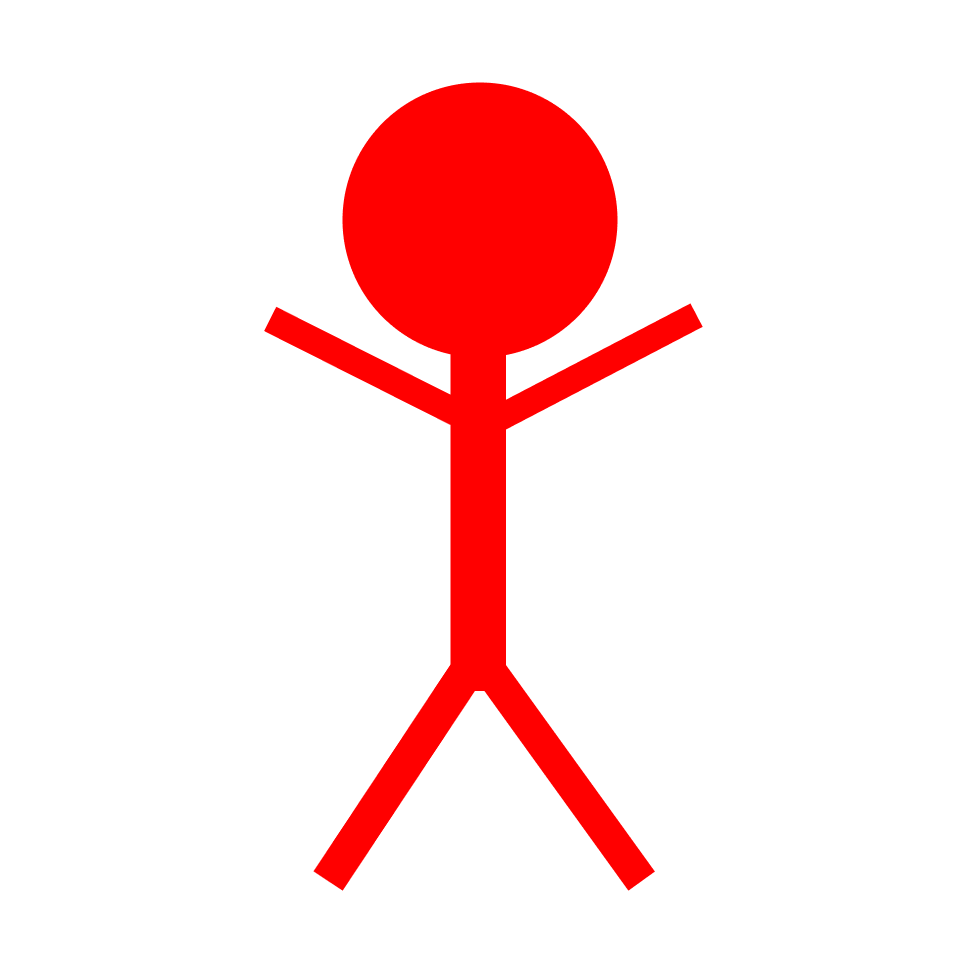
#> input picture Stickman.png, 1920 x 1919 px (shown at 1/2 size)
$ python Gradient_Boosted_Stickman.py
#> lines starting #> are read from the running program, lines starting #| are printed output that depends on the picture
#Logo_test
from imageio import imread
from PIL import Image
import os
import matplotlib.pyplot as plt
import numpy as np
import pandas as pd
import h2o
from h2o.estimators.gbm import H2OGradientBoostingEstimator
from h2o.grid.grid_search import H2OGridSearch

def logo_maker():
    im = Image.open('Stickman.png')
#> im is the input picture: PIL image 1920x1919 P; mean R, G, B, A 29.3, 0, 0, 29.1
    width, height = im.size
#> width = 1920; height = 1919
    if width/height != 250/250:
        if width > height:
            width = height
#> width = 1919
        else:
            height = width
    left = 0
    top = 0
    right = width
#> right = 1919
    bottom = height
#> bottom = 1919

    im1 = im.crop((left, top, right, bottom))
    im1.save("my_image_square.png", "PNG")
    im1 = imread("my_image_square.png")
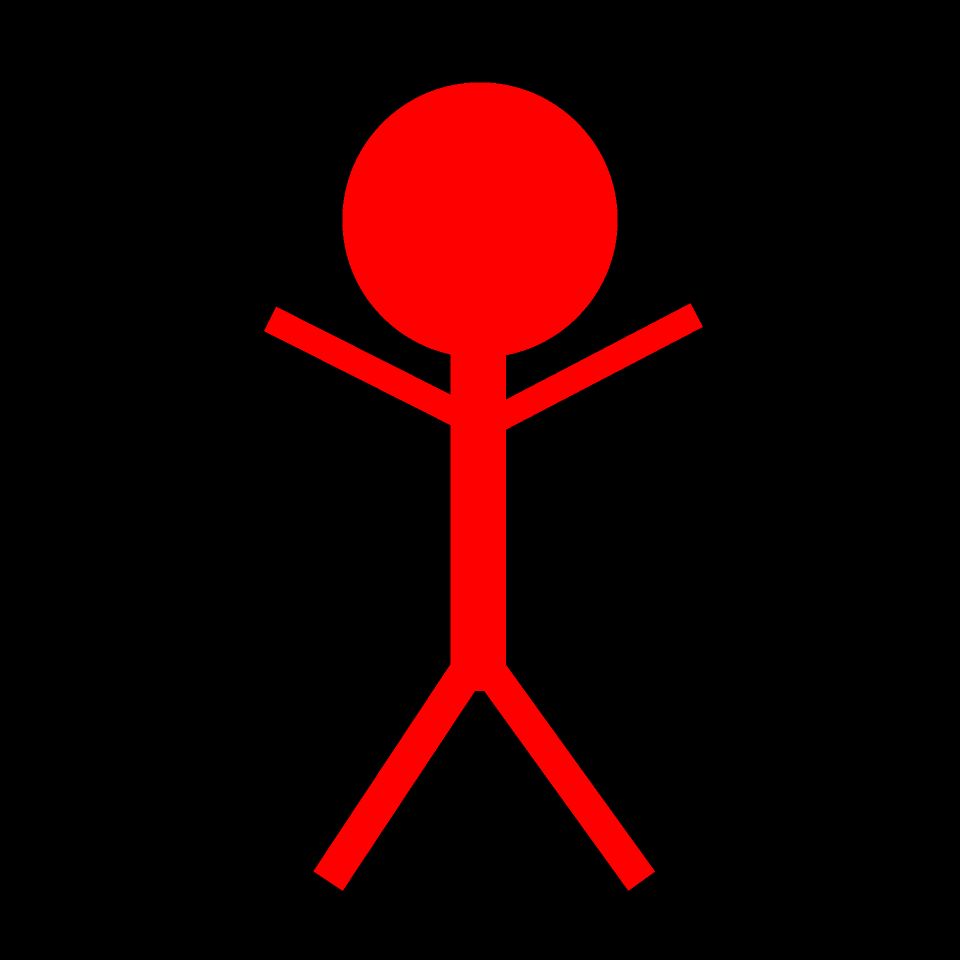
#> im1: shape (1919, 1919, 3) (shown at 1/2 size); mean R, G, B 29.3, 0, 0
    os.remove("my_image_square.png")

    xs_in,xs_out = [],[]
    ys_in,ys_out = [],[]
    xsize = 1
    ysize = 1
    n = 5
    for i in range(int(len(im1[0])/n)):
        for j in range(int(len(im1[0])/n)):
            if im1[int(j*n)][int(i*n)][0] < 255:
                xs_in.append(i*(xsize/len(im1[0]))-(xsize/2))
                ys_in.append(-j*(ysize/len(im1[0]))+(ysize/2))
            else:
                xs_out.append(i*(xsize/len(im1[0]))-(xsize/2))
                ys_out.append(-j*(ysize/len(im1[0]))+(ysize/2))
#> after the loop, xs_in = 129807 items; xs_out = 16882 values from -0.445 to -0.354; ys_in = 129807 items; ys_out = 16882 values, max 0.483 at index 7430, min 0.314 at index 539, mean 0.422

    np.random.seed(1234)

    x_ran = []#np.random.rand(int(len(xs)/20))
    y_ran = []#np.random.rand(int(len(ys)/20))

    x_ran_out = []#np.random.rand(int(len(xs)/20))
    y_ran_out = []

    in_or_out = []
    D = 25
    n = int(len(xs_in)/D)
#> n = 5192
    n2 = int(len(xs_out)/D)
#> n2 = 675

    Train_data = []
    for i in range(n):
        a = np.random.randint(len(xs_in))
        x_ran.append(xs_in[a])
        y_ran.append(ys_in[a])
        in_or_out.append(0)
        Train_data.append([xs_in[a],ys_in[a],0])
#> this loop made 5192 passes
#> a on passes 1 to 3: 92975, 58067, 34086
#> after the loop, Train_data = 5192 items, first 6: [-0.351, 0.334, 0], [-0.418, 0.408, 0], [-0.454, 0.301, 0], [-0.311, 0.424, 0], [-0.412, 0.386, 0], [-0.356, 0.378, 0]; in_or_out = 5192 values from 0 to 0; x_ran = 5192 values, max -0.301 at index 793, min -0.5 at index 113, mean -0.4; y_ran = 5192 values, max 0.5 at index 22, min 0.301 at index 2, mean 0.397
    for j in range(n2):
        b = np.random.randint(len(xs_out))
        x_ran_out.append(xs_out[b])
        y_ran_out.append(ys_out[b])
        in_or_out.append(1)
        Train_data.append([xs_out[b],ys_out[b],1])
#> this loop made 675 passes
#> b on passes 1 to 3: 11536, 4963, 3174
#> after the loop, Train_data = 5867 items, first 6: [-0.351, 0.334, 0], [-0.418, 0.408, 0], [-0.454, 0.301, 0], [-0.311, 0.424, 0], [-0.412, 0.386, 0], [-0.356, 0.378, 0]; in_or_out = 5867 values from 0 to 1; x_ran_out = 675 values, max -0.357 at index 26, min -0.444 at index 10, mean -0.4; y_ran_out = 675 values, max 0.482 at index 494, min 0.317 at index 528, mean 0.424

    fig = plt.figure()
    ax = fig.add_subplot(111)
    ax.set_aspect('equal')

    df = pd.DataFrame(Train_data,columns=['x','y','in_or_out'])
#> df = table of 5867 rows and 3 columns
    return df,x_ran,y_ran,x_ran_out,y_ran_out


def h2o_GBM(filename):
    h2o.init()
    year1 = h2o.import_file(filename)
    year1['in_or_out'] = year1['in_or_out'].asfactor()
    year1_split = year1.split_frame(ratios = [0.8], seed = 1234)

    year1_train = year1_split[0] # using 80% for training
    ##year1_test = year1_split[1]  # using the rest 20% for out-of-bag evaluation

    search_criteria = {'strategy': "RandomDiscrete",
                       'max_models': 5,
                       'seed': 1234}


    hyper_params = {'sample_rate': [0.7, 0.8, 0.9],
                    'col_sample_rate': [0.7, 0.8, 0.9],
                    'max_depth': [3, 5, 7]}


    gbm_rand_grid = H2OGridSearch(H2OGradientBoostingEstimator(
                            model_id = 'gbm_rand_grid',
                            seed = 1066,
                            ntrees = 10000,
                            nfolds = 5,
                            fold_assignment = "Modulo",               # needed for stacked ensembles
                            keep_cross_validation_predictions = True, # needed for stacked ensembles
                            stopping_metric = 'mse',
                            stopping_rounds = 15,
                            score_tree_interval = 1),
                        search_criteria = search_criteria, # full grid search
                        hyper_params = hyper_params)

    gbm_rand_grid.train(x = ['x','y'],
                        y = 'in_or_out',
                        training_frame = year1_train)
    return gbm_rand_grid,year1_train

df,x_ran,y_ran,x_ran_out,y_ran_out = logo_maker()
#> df = table of 5867 rows and 3 columns

df.to_csv('inman.csv',index = False)

gbm_rand_grid,year1_train = h2o_GBM('inman.csv')
#> (the run stopped early here; a loop or call above may not have finished)

$ run again, with Stick_classification.png copied over Stickman.png
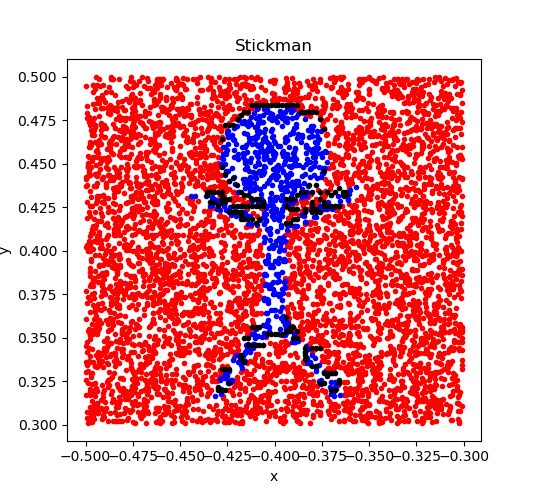
#> input picture Stick_classification.png, 534 x 495 px
#> in logo_maker, im is the input picture: PIL image 534x495 RGBA; mean R, G, B, A 238.9, 165.5, 174.1, 255
#> in logo_maker, `im1 = im.crop((left, top, right, bottom))`:
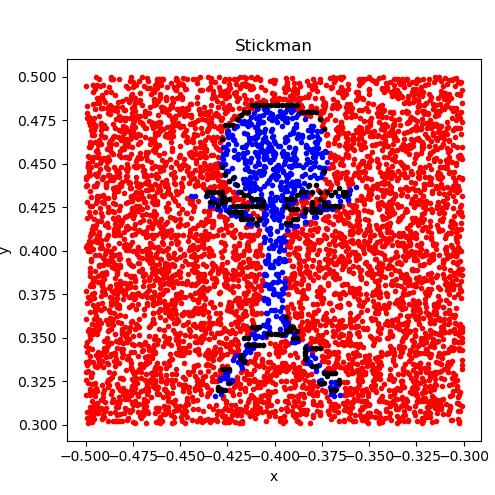
#> im1: PIL image 495x495 RGBA; mean R, G, B, A 237.6, 158.5, 167.7, 255
#> the loop in logo_maker, `for i in range(int(len(im1[0])/n)):` made 99 passes
#> after the loop in logo_maker, `for i in range(int(len(im1[0])/n)):`: xs_in = 1053 values from -0.498 to -0.304; xs_out = 8748 values from -0.5 to -0.302; ys_in = 1053 values, max 0.484 at index 288, min 0.306 at index 520, mean 0.402; ys_out = 8748 values, max 0.5 at index 0, min 0.302 at index 98, mean 0.401
#> n = 42
#> n2 = 349
#> the loop in logo_maker, `for i in range(n):` made 42 passes
#> a on passes 1 to 8: 815, 723, 664, 689, 279, 30, 442, 120
#> after the loop in logo_maker, `for i in range(n):`: Train_data = 42 items, first 6: [-0.371, 0.431, 0], [-0.379, 0.411, 0], [-0.383, 0.423, 0], [-0.381, 0.439, 0], [-0.405, 0.425, 0], [-0.49, 0.344, 0]; in_or_out = 42 values from 0 to 0; x_ran = 42 values, max -0.306 at index 21, min -0.492 at index 17, mean -0.388; y_ran = 42 values, max 0.476 at index 18, min 0.314 at index 7, mean 0.408
#> the loop in logo_maker, `for j in range(n2):` made 349 passes
#> b on passes 1 to 3: 2351, 5138, 2530
#> after the loop in logo_maker, `for j in range(n2):`: Train_data = 391 items, first 6: [-0.371, 0.431, 0], [-0.379, 0.411, 0], [-0.383, 0.423, 0], [-0.381, 0.439, 0], [-0.405, 0.425, 0], [-0.49, 0.344, 0]; in_or_out = 391 values from 0 to 1; x_ran_out = 349 values, max -0.302 at index 94, min -0.5 at index 10, mean -0.4; y_ran_out = 349 values, max 0.5 at index 37, min 0.302 at index 152, mean 0.404
#> in logo_maker, `df = pd.DataFrame(Train_data,columns=['x','y','in_or_out'])`: df = table of 391 rows and 3 columns
